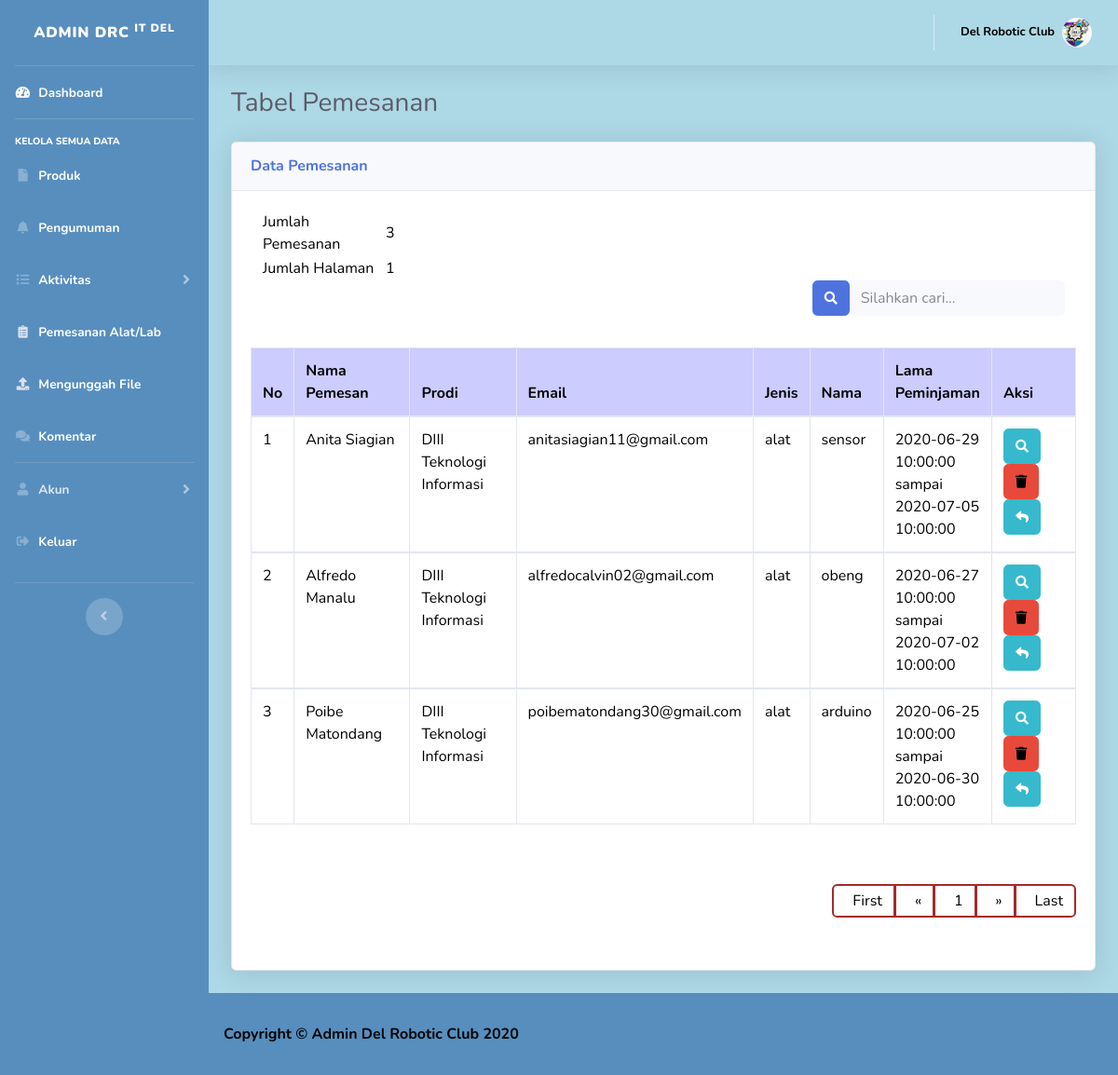
Page /admin/pemesanan.php on the committed database.
### tables this page shows
CREATE TABLE `pemesanan` (
  `id_pemesanan` int(5) NOT NULL,
  `nama_lengkap` varchar(100) NOT NULL,
  `prodi` varchar(40) NOT NULL,
  `email` varchar(45) NOT NULL,
  `nama` varchar(45) NOT NULL,
  `jenis` varchar(40) NOT NULL,
  `tgl_pinjam` timestamp NOT NULL DEFAULT CURRENT_TIMESTAMP,
  `tgl_kembali` timestamp NOT NULL DEFAULT CURRENT_TIMESTAMP
);

### admin/pemesanan.php (the view, shortened to what this page needs)
<!DOCTYPE html>
<html lang="en">
<head>
  <?php
    include 'commons/header.php';
  ?>
</head>
<body id="page-top">
  <div id="wrapper">
        <div class="container-fluid">
          <h1 class="h3 mb-2 text-gray-800">Tabel Pemesanan</h1>
          <div class="card shadow mb-4">
            <div class="card-header py-3">
              <h6 class="m-0 font-weight-bold text-primary">Data Pemesanan</h6>
            </div>
            <div class="card-body">
              <div class="table-responsive">
              <?php
                include 'database/koneksi.php';
              ?>
              <?php
                $per_hal=3;
                $jumlah_record=mysqli_query($koneksi, "SELECT * from pemesanan");
                $jum=mysqli_num_rows($jumlah_record);
                $halaman=ceil($jum / $per_hal);
                $page = (isset($_GET['page'])) ? (int)$_GET['page'] : 1;
                $start = ($page - 1) * $per_hal;
              ?>
              <div class="col-md-12">
                <table class="col-md-2" style="color:black">
                  <tr>
                    <td>Jumlah Pemesanan</td>
                    <td><?php echo $jum; ?></td>
                  </tr>
                  <tr>
                    <td>Jumlah Halaman</td>
                    <td><?php echo $halaman; ?></td>
                  </tr>
                </table>
              </div>
              <form action="cari_pemesanan.php" class="input-group col-md-4 col-md-offset-8" style="float:right;">
                <div class="input-group">
                <button class="btn btn-primary" type="button">
                      <i class="fas fa-search fa-sm"></i>
                    </button>
                  <input style="color:black" type="text" class="form-control bg-light border-0 small" name="cari" placeholder="Silahkan cari..." aria-label="Search" aria-describedby="basic-addon2">
                </div>
              </form><br><br><br>
              <?php
                if(isset($_GET['cari'])){
                  echo '<div> <b>Berikut hasil pencarian "'. $_GET['cari'] .'"</b></div><br/>';
                  $cari=mysqli_real_escape_string($koneksi, $_GET['cari']);
                  $pesanan=mysqli_query($koneksi, "SELECT * FROM pemesanan WHERE id_pemesanan LIKE '%$cari%' OR nama_lengkap LIKE '%$cari%'");
                }else{
                  $pesanan=mysqli_query($koneksi, "SELECT * FROM pemesanan ORDER BY id_pemesanan DESC LIMIT $start, $per_hal");
                }
                $no=1;
                $count = mysqli_num_rows($pesanan);
                if($count == null){
                  if(isset($_GET['cari'])){
                    echo "<script>alert('Pesanan $cari tidak ada') ;window.location = 'pemesanan.php'</script>";
                  }
                }else{
                ?>
                  <table class="table table-bordered" style="color:black" width="100%" cellspacing="0">
                    <thead style="background: #CCCCFF;">
                      <tr><center>
                        <th>No</th>
                        <th style="width:200px;">Nama Pemesan</th>
                        <th style="width:200px;">Prodi</th>
                        <th>Email</th>
                        <th>Jenis</th>
                        <th>Nama</th>
                        <th>Lama Peminjaman</th>
                        <th style="width:200px;">Aksi</th></center>
                      </tr>
                    </thead>
                    <?php
                      while($b=mysqli_fetch_array($pesanan)){
                    ?>
                    <tbody>
                      <tr>
                        <td><?php echo $no++ ?></td>
                        <td><?php echo $b['nama_lengkap']?></td>
                        <td><?php echo $b['prodi'] ?></td>
                        <td><?php echo $b['email'] ?></td>
                        <td><?php echo $b['jenis'] ?></td>
                        <td><?php echo $b['nama'] ?></td>
                        <td><?php echo $b['tgl_pinjam'] ?> sampai <?php echo $b['tgl_kembali'] ?></td>
                        <td>
                          <a href="detail_pemesanan.php?id=<?php echo $b['id_pemesanan']; ?>" class="btn btn-info">
                            <span class="fas fa-search fa-sm"></span></a>
                          <a onclick="if(confirm('Apakah anda yakin ingin menghapus data ini ??')){
                            location.href='hapus_pemesanan.php?id=<?php echo $b['id_pemesanan']; ?>' }" class="btn btn-danger">
                            <span class="fas fa-trash fa-sm"></span></a>
                          <a href="pesan_email.php?id=<?php echo $b['id_pemesanan']; ?>" class="btn btn-info">
                          <span class="fas fa-reply fa-sm"></span></a>
                        </td>
                      </tr>
                    </tbody>
                    <?php }?>
                  </table><br><br>
                <center>
                <ul class="pagination a" style="margin-left:740px;">
                  <?php
                    if($page == 1){
                        ?>
                          <li class="page-item"><a class="page-link" href="#">First</a></li>
                          <li class="page-item"><a class="page-link" href="#">&laquo;</a></li>
                        <?php
                        }else{
                          $link_prev = ($page > 1)? $page - 1 : 1;
                        ?>
                          <li class="page-item"><a class="page-link" href="pemesanan.php?page=1">First</a></li>
                          <li class="page-item"><a class="page-link" href="pemesanan.php?page=<?php echo $link_prev; ?>">&laquo;</a></li>
                        <?php
                        }
                    for($x = 1;$x <= $halaman; $x++){?>
                      <li class="page-item" ><a class="page-link" href="?page=<?php echo $x?>"><?php echo $x ?></a></li>
                        <?php } ?>
                        <?php
                        if($page == $halaman){  ?>
                        <li class="page-item"><a class="page-link" href="#">&raquo;</a></li>
                        <li class="page-item"><a class="page-link" href="#">Last</a></li>
                        <?php }
                        else{
                            $link_next = ($page < $halaman)? $page + 1 : $halaman;
                        ?>
                            <li class="page-item"><a class="page-link" href="pemesanan.php?page=<?php echo $link_next; ?>">&raquo;</a></li>
                            <li class="page-item"><a class="page-link" href="pemesanan.php?page=<?php echo $halaman; ?>">Last</a></li>
                        <?php }
                        ?>
                </ul>
                </center>
                <?php }?>
              </div>
            </div>
          </div>
        </div>
      </div>
      <?php
        include 'commons/footer.php'
      ?>
</body>
</html>

### admin/pemesanan.php (style rules this page uses)
.pagination > li > a, .pagination > li > span { padding-left: 20px; line-height: 1; margin-bottom: 20px; border: 2px solid brown; box: #1B242F; }
.a { float: right; }
.page-link { color:black; }

### rows in the picture
pemesanan: nama_lengkap "Anita Siagian", prodi "DIII Teknologi Informasi", email "anitasiagian11@gmail.com", jenis "alat", nama "sensor", tgl_pinjam "2020-06-29 10:00:00", tgl_kembali "2020-07-05 10:00:00"
pemesanan: nama_lengkap "Alfredo Manalu", prodi "DIII Teknologi Informasi", email "alfredocalvin02@gmail.com", jenis "alat", nama "obeng", tgl_pinjam "2020-06-27 10:00:00", tgl_kembali "2020-07-02 10:00:00"
pemesanan: nama_lengkap "Poibe Matondang", prodi "DIII Teknologi Informasi", email "poibematondang30@gmail.com", jenis "alat", nama "arduino", tgl_pinjam "2020-06-25 10:00:00", tgl_kembali "2020-06-30 10:00:00"

### other values in the picture
$jum "3"
$halaman "1"
